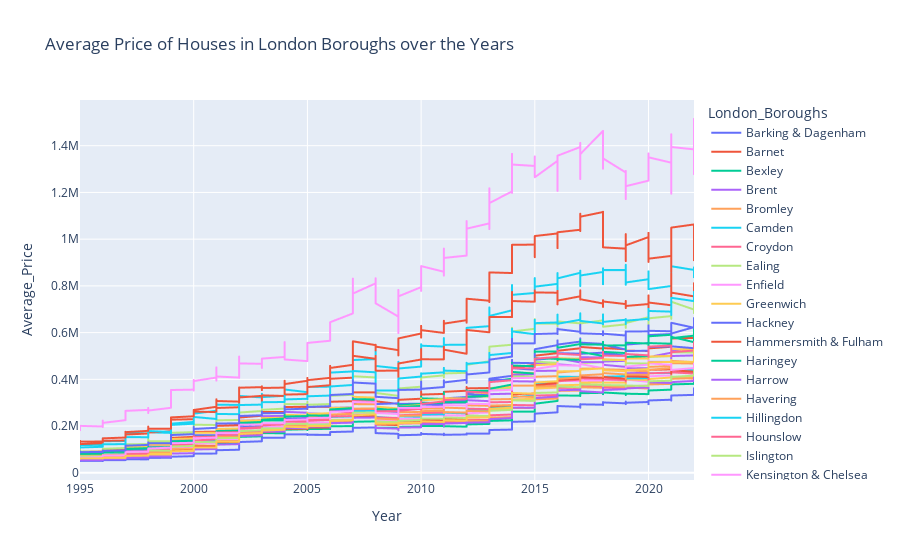

The code cell stored with this chart in its notebook:
### Code cell
fig = px.line(only_london_boroughs, x = 'Year', y='Average_Price', color = 'London_Boroughs', title = 'Average Price of Houses in London Boroughs over the Years')
fig.show()

### Figure 1 — Plotly figure (JSON) as saved in the notebook; plotly's stock layout.template omitted (floating-point values rounded to 4 significant figures; data arrays with more than 128 entries replaced by an {"elided": "..."} marker saying what was removed)
{"data": [{"hovertemplate": "London_Boroughs=Barking & Dagenham<br>Year=%{x}<br>Average_Price=%{y}<extra></extra>", "legendgroup": "Barking & Dagenham", "line": {"color": "#636efa", "dash": "solid"}, "marker": {"symbol": "circle"}, "mode": "lines", "name": "Barking & Dagenham", "showlegend": true, "type": "scattergl", "x": {"elided": "336 int values"}, "xaxis": "x", "y": {"elided": "336 float values"}, "yaxis": "y"}, {"hovertemplate": "London_Boroughs=Barnet<br>Year=%{x}<br>Average_Price=%{y}<extra></extra>", "legendgroup": "Barnet", "line": {"color": "#EF553B", "dash": "solid"}, "marker": {"symbol": "circle"}, "mode": "lines", "name": "Barnet", "showlegend": true, "type": "scattergl", "x": {"elided": "336 int values"}, "xaxis": "x", "y": {"elided": "336 float values"}, "yaxis": "y"}, {"hovertemplate": "London_Boroughs=Bexley<br>Year=%{x}<br>Average_Price=%{y}<extra></extra>", "legendgroup": "Bexley", "line": {"color": "#00cc96", "dash": "solid"}, "marker": {"symbol": "circle"}, "mode": "lines", "name": "Bexley", "showlegend": true, "type": "scattergl", "x": {"elided": "336 int values"}, "xaxis": "x", "y": {"elided": "336 float values"}, "yaxis": "y"}, {"hovertemplate": "London_Boroughs=Brent<br>Year=%{x}<br>Average_Price=%{y}<extra></extra>", "legendgroup": "Brent", "line": {"color": "#ab63fa", "dash": "solid"}, "marker": {"symbol": "circle"}, "mode": "lines", "name": "Brent", "showlegend": true, "type": "scattergl", "x": {"elided": "336 int values"}, "xaxis": "x", "y": {"elided": "336 float values"}, "yaxis": "y"}, {"hovertemplate": "London_Boroughs=Bromley<br>Year=%{x}<br>Average_Price=%{y}<extra></extra>", "legendgroup": "Bromley", "line": {"color": "#FFA15A", "dash": "solid"}, "marker": {"symbol": "circle"}, "mode": "lines", "name": "Bromley", "showlegend": true, "type": "scattergl", "x": {"elided": "336 int values"}, "xaxis": "x", "y": {"elided": "336 float values"}, "yaxis": "y"}, {"hovertemplate": "London_Boroughs=Camden<br>Year=%{x}<br>Average_Price=%{y}<extra></extra>", "legendgroup": "Camden", "line": {"color": "#19d3f3", "dash": "solid"}, "marker": {"symbol": "circle"}, "mode": "lines", "name": "Camden", "showlegend": true, "type": "scattergl", "x": {"elided": "336 int values"}, "xaxis": "x", "y": {"elided": "336 float values"}, "yaxis": "y"}, {"hovertemplate": "London_Boroughs=Croydon<br>Year=%{x}<br>Average_Price=%{y}<extra></extra>", "legendgroup": "Croydon", "line": {"color": "#FF6692", "dash": "solid"}, "marker": {"symbol": "circle"}, "mode": "lines", "name": "Croydon", "showlegend": true, "type": "scattergl", "x": {"elided": "336 int values"}, "xaxis": "x", "y": {"elided": "336 float values"}, "yaxis": "y"}, {"hovertemplate": "London_Boroughs=Ealing<br>Year=%{x}<br>Average_Price=%{y}<extra></extra>", "legendgroup": "Ealing", "line": {"color": "#B6E880", "dash": "solid"}, "marker": {"symbol": "circle"}, "mode": "lines", "name": "Ealing", "showlegend": true, "type": "scattergl", "x": {"elided": "336 int values"}, "xaxis": "x", "y": {"elided": "336 float values"}, "yaxis": "y"}, {"hovertemplate": "London_Boroughs=Enfield<br>Year=%{x}<br>Average_Price=%{y}<extra></extra>", "legendgroup": "Enfield", "line": {"color": "#FF97FF", "dash": "solid"}, "marker": {"symbol": "circle"}, "mode": "lines", "name": "Enfield", "showlegend": true, "type": "scattergl", "x": {"elided": "336 int values"}, "xaxis": "x", "y": {"elided": "336 float values"}, "yaxis": "y"}, {"hovertemplate": "London_Boroughs=Greenwich<br>Year=%{x}<br>Average_Price=%{y}<extra></extra>", "legendgroup": "Greenwich", "line": {"color": "#FECB52", "dash": "solid"}, "marker": {"symbol": "circle"}, "mode": "lines", "name": "Greenwich", "showlegend": true, "type": "scattergl", "x": {"elided": "336 int values"}, "xaxis": "x", "y": {"elided": "336 float values"}, "yaxis": "y"}, {"hovertemplate": "London_Boroughs=Hackney<br>Year=%{x}<br>Average_Price=%{y}<extra></extra>", "legendgroup": "Hackney", "line": {"color": "#636efa", "dash": "solid"}, "marker": {"symbol": "circle"}, "mode": "lines", "name": "Hackney", "showlegend": true, "type": "scattergl", "x": {"elided": "336 int values"}, "xaxis": "x", "y": {"elided": "336 float values"}, "yaxis": "y"}, {"hovertemplate": "London_Boroughs=Hammersmith & Fulham<br>Year=%{x}<br>Average_Price=%{y}<extra></extra>", "legendgroup": "Hammersmith & Fulham", "line": {"color": "#EF553B", "dash": "solid"}, "marker": {"symbol": "circle"}, "mode": "lines", "name": "Hammersmith & Fulham", "showlegend": true, "type": "scattergl", "x": {"elided": "336 int values"}, "xaxis": "x", "y": {"elided": "336 float values"}, "yaxis": "y"}, {"hovertemplate": "London_Boroughs=Haringey<br>Year=%{x}<br>Average_Price=%{y}<extra></extra>", "legendgroup": "Haringey", "line": {"color": "#00cc96", "dash": "solid"}, "marker": {"symbol": "circle"}, "mode": "lines", "name": "Haringey", "showlegend": true, "type": "scattergl", "x": {"elided": "336 int values"}, "xaxis": "x", "y": {"elided": "336 float values"}, "yaxis": "y"}, {"hovertemplate": "London_Boroughs=Harrow<br>Year=%{x}<br>Average_Price=%{y}<extra></extra>", "legendgroup": "Harrow", "line": {"color": "#ab63fa", "dash": "solid"}, "marker": {"symbol": "circle"}, "mode": "lines", "name": "Harrow", "showlegend": true, "type": "scattergl", "x": {"elided": "336 int values"}, "xaxis": "x", "y": {"elided": "336 float values"}, "yaxis": "y"}, {"hovertemplate": "London_Boroughs=Havering<br>Year=%{x}<br>Average_Price=%{y}<extra></extra>", "legendgroup": "Havering", "line": {"color": "#FFA15A", "dash": "solid"}, "marker": {"symbol": "circle"}, "mode": "lines", "name": "Havering", "showlegend": true, "type": "scattergl", "x": {"elided": "336 int values"}, "xaxis": "x", "y": {"elided": "336 float values"}, "yaxis": "y"}, {"hovertemplate": "London_Boroughs=Hillingdon<br>Year=%{x}<br>Average_Price=%{y}<extra></extra>", "legendgroup": "Hillingdon", "line": {"color": "#19d3f3", "dash": "solid"}, "marker": {"symbol": "circle"}, "mode": "lines", "name": "Hillingdon", "showlegend": true, "type": "scattergl", "x": {"elided": "336 int values"}, "xaxis": "x", "y": {"elided": "336 float values"}, "yaxis": "y"}, {"hovertemplate": "London_Boroughs=Hounslow<br>Year=%{x}<br>Average_Price=%{y}<extra></extra>", "legendgroup": "Hounslow", "line": {"color": "#FF6692", "dash": "solid"}, "marker": {"symbol": "circle"}, "mode": "lines", "name": "Hounslow", "showlegend": true, "type": "scattergl", "x": {"elided": "336 int values"}, "xaxis": "x", "y": {"elided": "336 float values"}, "yaxis": "y"}, {"hovertemplate": "London_Boroughs=Islington<br>Year=%{x}<br>Average_Price=%{y}<extra></extra>", "legendgroup": "Islington", "line": {"color": "#B6E880", "dash": "solid"}, "marker": {"symbol": "circle"}, "mode": "lines", "name": "Islington", "showlegend": true, "type": "scattergl", "x": {"elided": "336 int values"}, "xaxis": "x", "y": {"elided": "336 float values"}, "yaxis": "y"}, {"hovertemplate": "London_Boroughs=Kensington & Chelsea<br>Year=%{x}<br>Average_Price=%{y}<extra></extra>", "legendgroup": "Kensington & Chelsea", "line": {"color": "#FF97FF", "dash": "solid"}, "marker": {"symbol": "circle"}, "mode": "lines", "name": "Kensington & Chelsea", "showlegend": true, "type": "scattergl", "x": {"elided": "336 int values"}, "xaxis": "x", "y": {"elided": "336 float values"}, "yaxis": "y"}, {"hovertemplate": "London_Boroughs=Kingston upon Thames<br>Year=%{x}<br>Average_Price=%{y}<extra></extra>", "legendgroup": "Kingston upon Thames", "line": {"color": "#FECB52", "dash": "solid"}, "marker": {"symbol": "circle"}, "mode": "lines", "name": "Kingston upon Thames", "showlegend": true, "type": "scattergl", "x": {"elided": "336 int values"}, "xaxis": "x", "y": {"elided": "336 float values"}, "yaxis": "y"}, {"hovertemplate": "London_Boroughs=Lambeth<br>Year=%{x}<br>Average_Price=%{y}<extra></extra>", "legendgroup": "Lambeth", "line": {"color": "#636efa", "dash": "solid"}, "marker": {"symbol": "circle"}, "mode": "lines", "name": "Lambeth", "showlegend": true, "type": "scattergl", "x": {"elided": "336 int values"}, "xaxis": "x", "y": {"elided": "336 float values"}, "yaxis": "y"}, {"hovertemplate": "London_Boroughs=Lewisham<br>Year=%{x}<br>Average_Price=%{y}<extra></extra>", "legendgroup": "Lewisham", "line": {"color": "#EF553B", "dash": "solid"}, "marker": {"symbol": "circle"}, "mode": "lines", "name": "Lewisham", "showlegend": true, "type": "scattergl", "x": {"elided": "336 int values"}, "xaxis": "x", "y": {"elided": "336 float values"}, "yaxis": "y"}, {"hovertemplate": "London_Boroughs=Merton<br>Year=%{x}<br>Average_Price=%{y}<extra></extra>", "legendgroup": "Merton", "line": {"color": "#00cc96", "dash": "solid"}, "marker": {"symbol": "circle"}, "mode": "lines", "name": "Merton", "showlegend": true, "type": "scattergl", "x": {"elided": "336 int values"}, "xaxis": "x", "y": {"elided": "336 float values"}, "yaxis": "y"}, {"hovertemplate": "London_Boroughs=Newham<br>Year=%{x}<br>Average_Price=%{y}<extra></extra>", "legendgroup": "Newham", "line": {"color": "#ab63fa", "dash": "solid"}, "marker": {"symbol": "circle"}, "mode": "lines", "name": "Newham", "showlegend": true, "type": "scattergl", "x": {"elided": "336 int values"}, "xaxis": "x", "y": {"elided": "336 float values"}, "yaxis": "y"}, {"hovertemplate": "London_Boroughs=Redbridge<br>Year=%{x}<br>Average_Price=%{y}<extra></extra>", "legendgroup": "Redbridge", "line": {"color": "#FFA15A", "dash": "solid"}, "marker": {"symbol": "circle"}, "mode": "lines", "name": "Redbridge", "showlegend": true, "type": "scattergl", "x": {"elided": "336 int values"}, "xaxis": "x", "y": {"elided": "336 float values"}, "yaxis": "y"}, {"hovertemplate": "London_Boroughs=Richmond upon Thames<br>Year=%{x}<br>Average_Price=%{y}<extra></extra>", "legendgroup": "Richmond upon Thames", "line": {"color": "#19d3f3", "dash": "solid"}, "marker": {"symbol": "circle"}, "mode": "lines", "name": "Richmond upon Thames", "showlegend": true, "type": "scattergl", "x": {"elided": "336 int values"}, "xaxis": "x", "y": {"elided": "336 float values"}, "yaxis": "y"}, {"hovertemplate": "London_Boroughs=Southwark<br>Year=%{x}<br>Average_Price=%{y}<extra></extra>", "legendgroup": "Southwark", "line": {"color": "#FF6692", "dash": "solid"}, "marker": {"symbol": "circle"}, "mode": "lines", "name": "Southwark", "showlegend": true, "type": "scattergl", "x": {"elided": "336 int values"}, "xaxis": "x", "y": {"elided": "336 float values"}, "yaxis": "y"}, {"hovertemplate": "London_Boroughs=Sutton<br>Year=%{x}<br>Average_Price=%{y}<extra></extra>", "legendgroup": "Sutton", "line": {"color": "#B6E880", "dash": "solid"}, "marker": {"symbol": "circle"}, "mode": "lines", "name": "Sutton", "showlegend": true, "type": "scattergl", "x": {"elided": "336 int values"}, "xaxis": "x", "y": {"elided": "336 float values"}, "yaxis": "y"}, {"hovertemplate": "London_Boroughs=Tower Hamlets<br>Year=%{x}<br>Average_Price=%{y}<extra></extra>", "legendgroup": "Tower Hamlets", "line": {"color": "#FF97FF", "dash": "solid"}, "marker": {"symbol": "circle"}, "mode": "lines", "name": "Tower Hamlets", "showlegend": true, "type": "scattergl", "x": {"elided": "336 int values"}, "xaxis": "x", "y": {"elided": "336 float values"}, "yaxis": "y"}, {"hovertemplate": "London_Boroughs=Waltham Forest<br>Year=%{x}<br>Average_Price=%{y}<extra></extra>", "legendgroup": "Waltham Forest", "line": {"color": "#FECB52", "dash": "solid"}, "marker": {"symbol": "circle"}, "mode": "lines", "name": "Waltham Forest", "showlegend": true, "type": "scattergl", "x": {"elided": "336 int values"}, "xaxis": "x", "y": {"elided": "336 float values"}, "yaxis": "y"}, {"hovertemplate": "London_Boroughs=Wandsworth<br>Year=%{x}<br>Average_Price=%{y}<extra></extra>", "legendgroup": "Wandsworth", "line": {"color": "#636efa", "dash": "solid"}, "marker": {"symbol": "circle"}, "mode": "lines", "name": "Wandsworth", "showlegend": true, "type": "scattergl", "x": {"elided": "336 int values"}, "xaxis": "x", "y": {"elided": "336 float values"}, "yaxis": "y"}, {"hovertemplate": "London_Boroughs=Westminster<br>Year=%{x}<br>Average_Price=%{y}<extra></extra>", "legendgroup": "Westminster", "line": {"color": "#EF553B", "dash": "solid"}, "marker": {"symbol": "circle"}, "mode": "lines", "name": "Westminster", "showlegend": true, "type": "scattergl", "x": {"elided": "336 int values"}, "xaxis": "x", "y": {"elided": "336 float values"}, "yaxis": "y"}], "layout": {"legend": {"title": {"text": "London_Boroughs"}, "tracegroupgap": 0}, "title": {"text": "Average Price of Houses in London Boroughs over the Years"}, "xaxis": {"anchor": "y", "domain": [0, 1], "title": {"text": "Year"}}, "yaxis": {"anchor": "x", "domain": [0, 1], "title": {"text": "Average_Price"}}}}
